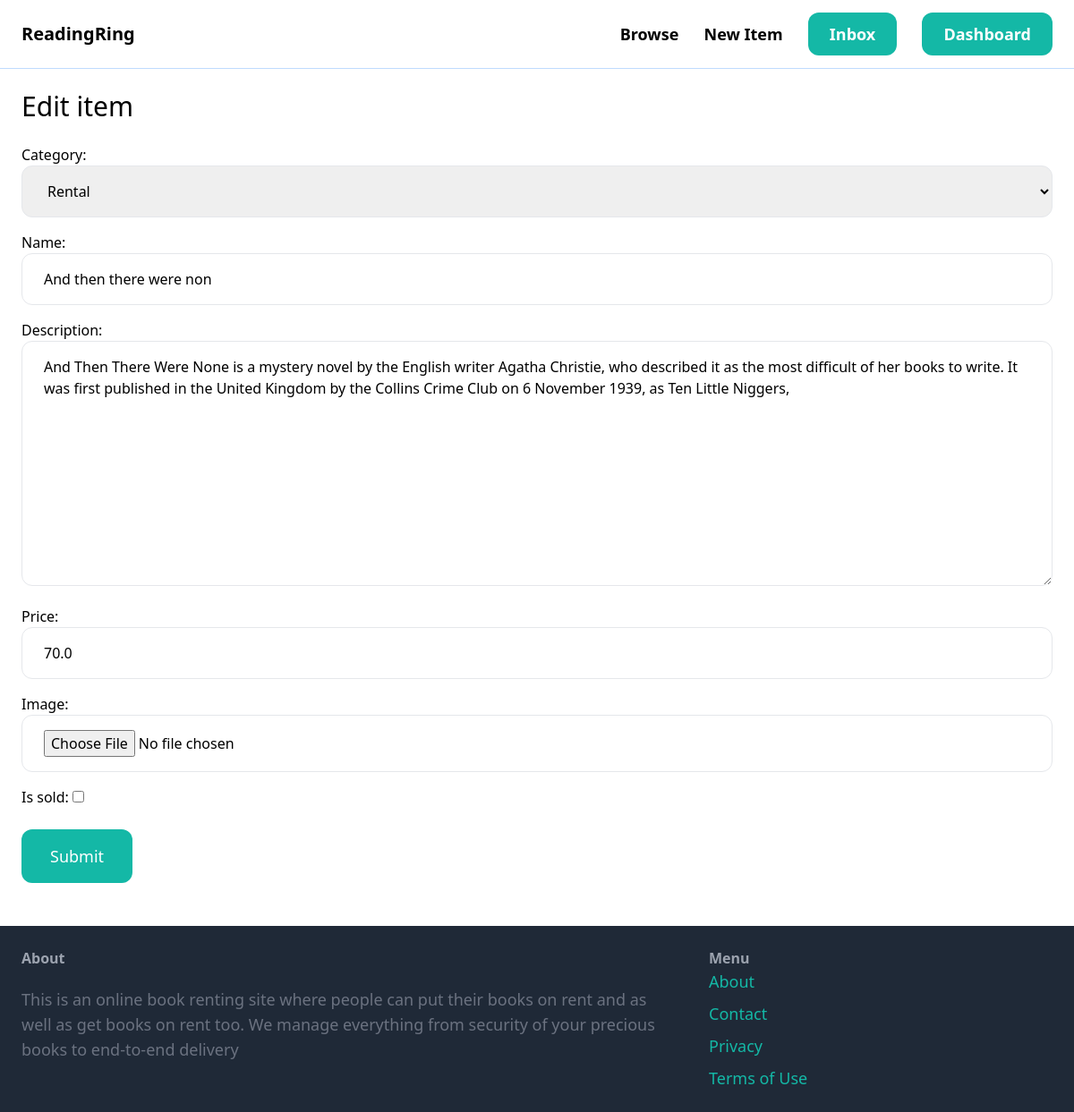
/items/1/edit/ (signed in), run on an earlier commit of the app's database.
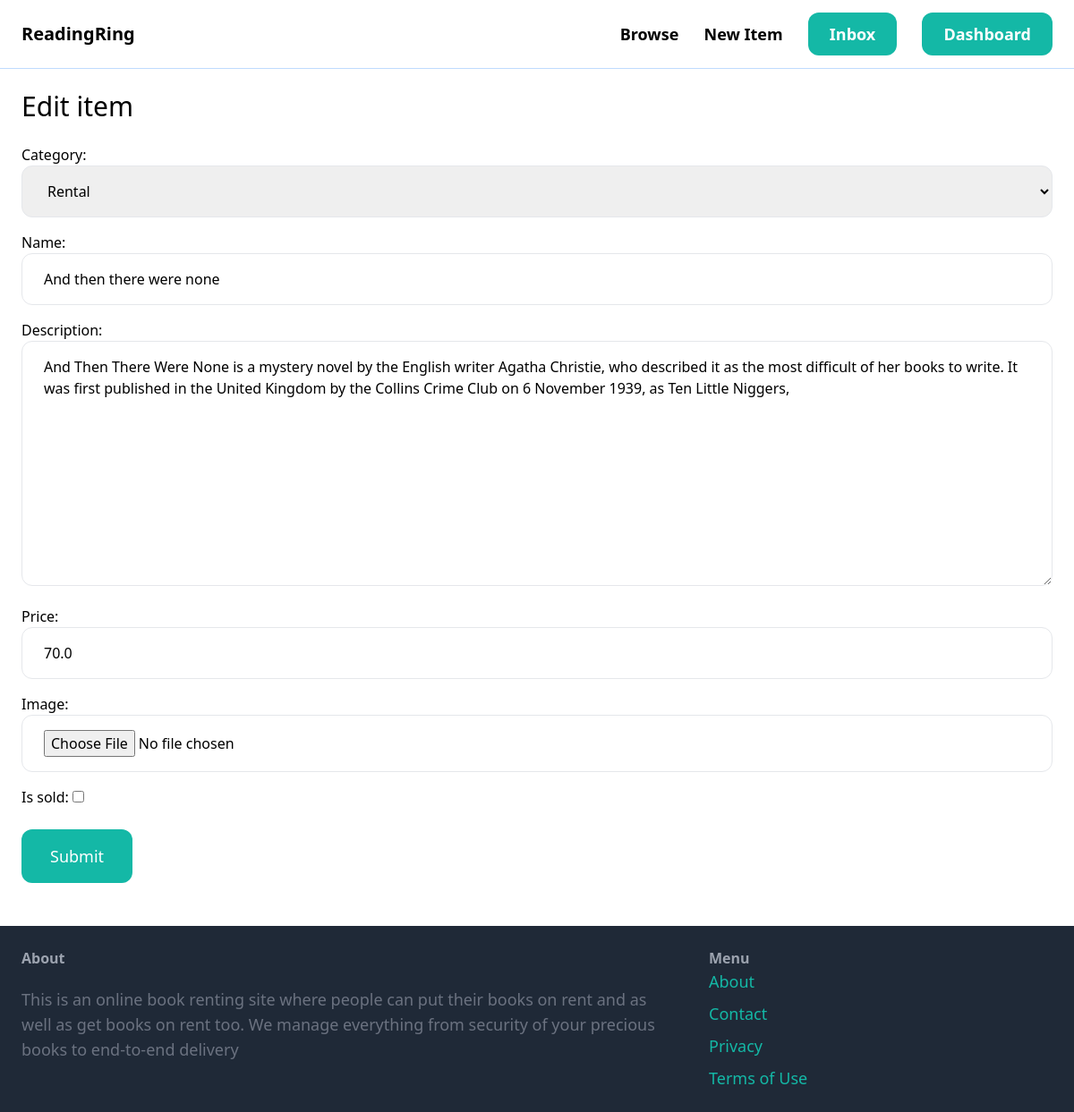
And on a later commit of the database.
### item/models.py (models this page shows, shortened)
class Category(models.Model):
    name = models.CharField(max_length =255)
    class Meta:
        ordering = ('name',)
        verbose_name_plural = 'Categories'
    def __str__(self):
        return self.name

class Item(models.Model):
    category = models.ForeignKey(Category, related_name ='items', on_delete =models.CASCADE)
    name = models.CharField(max_length =255)
    description = models.TextField(blank =True, null= True)
    price = models.FloatField()
    image = models.ImageField(upload_to ='item_images',blank =True, null =True)
    is_sold = models.BooleanField(default = False)
    created_by = models.ForeignKey(User, related_name ='items', on_delete = models.CASCADE)
    created_at = models.DateTimeField(auto_now_add= True)

### item/views.py (the view)
# urls.py: path('<int:pk>/edit/',views.edit, name = 'edit'),
@login_required
def edit(request, pk):
    item = get_object_or_404(Item, pk=pk, created_by = request.user)
    if request.method == 'POST':
        form = EditItemForm(request.POST, request.FILES,instance = item) #it will save the data
        if form.is_valid():
            form.save()
            return redirect('item:detail', pk = item.id)
    else:
        form = EditItemForm(instance = item)
    return render(request, 'item/form.html',{
        'form' : form,
        'title' : 'Edit item',
    })

### item/forms.py
class EditItemForm(forms.ModelForm):
    class Meta:
        model = Item
        fields = ('category', 'name', 'description', 'price', 'image','is_sold')
        widgets = {
            'category': forms.Select(attrs={
                'class': INPUT_CLASSES
            }),
            'name': forms.TextInput(attrs={
                'class': INPUT_CLASSES
            }),
            'description': forms.Textarea(attrs={
                'class': INPUT_CLASSES
            }),
            'price': forms.TextInput(attrs={
                'class': INPUT_CLASSES
            }),
            'image': forms.FileInput(attrs={
                'class': INPUT_CLASSES
            }),
        }

### item/templates/item/form.html (shortened to what this page needs)
{% extends 'core/base.html' %}
{% block content %}
<h1 class = "mb-6 text-3xl"> {{ title }}</h1>
<form method = 'post' action ='.' enctype = 'multipart/form-data'>
    <div class = "space-y-4">
        {{form.as_p}}
    </div>
    <button class = "mt-6 text-lg px-8 py-4 mb-6 rounded-xl bg-teal-500 hover:bg-teal-700 text-semibold text-white">Submit</button>
</form>
{% endblock %}

What changed in the data, as far as the page shows it:
changed through a linked row, Category: name "And then there were non" → "And then there were none"
